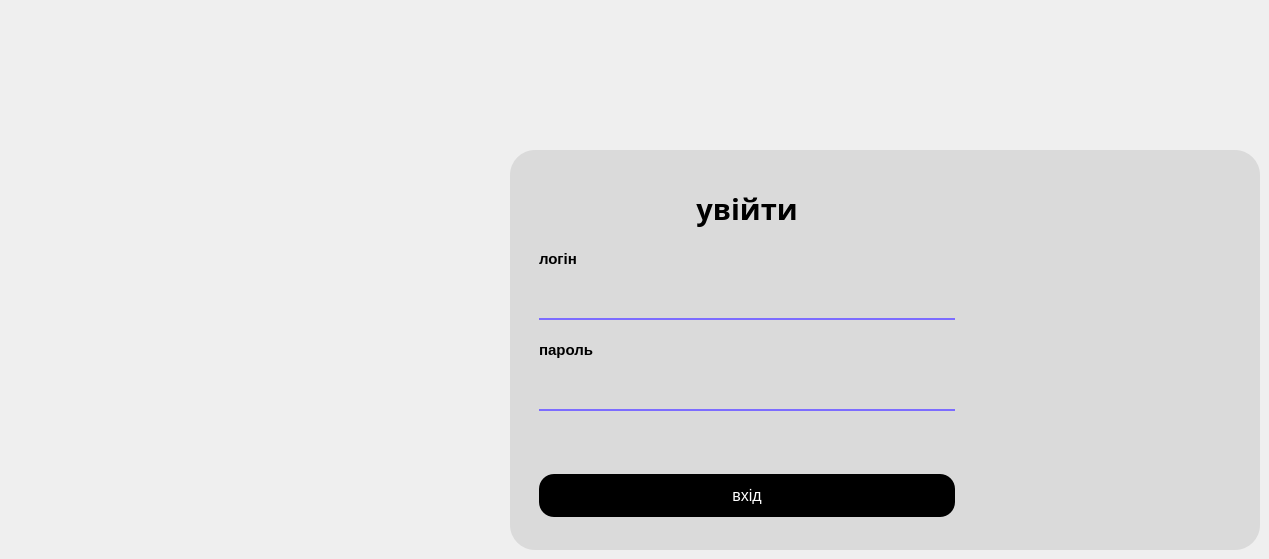
    <widget class="QWidget" name="loginPage">
     <property name="styleSheet">
      <string notr="true"/>
     </property>
     <widget class="QFrame" name="meinFrame">
      <property name="geometry">
       <rect>
        <x>510</x>
        <y>150</y>
        <width>750</width>
        <height>400</height>
       </rect>
      </property>
      <property name="sizePolicy">
       <sizepolicy hsizetype="Fixed" vsizetype="Fixed">
        <horstretch>0</horstretch>
        <verstretch>0</verstretch>
       </sizepolicy>
      </property>
      <property name="styleSheet">
       <string notr="true">QFrame{
    background-color:rgb(218, 218, 218);

    border-radius:25px;
}</string>
      </property>
      <property name="frameShape">
       <enum>QFrame::Shape::StyledPanel</enum>
      </property>
      <property name="frameShadow">
       <enum>QFrame::Shadow::Raised</enum>
      </property>
      <layout class="QHBoxLayout" name="horizontalLayout">
       <item>
        <widget class="QWidget" name="leftWidget" native="true">
         <property name="sizePolicy">
          <sizepolicy hsizetype="Preferred" vsizetype="Preferred">
           <horstretch>1</horstretch>
           <verstretch>0</verstretch>
          </sizepolicy>
         </property>
         <layout class="QHBoxLayout" name="horizontalLayout_2">
          <property name="spacing">
           <number>15</number>
          </property>
          <property name="leftMargin">
           <number>10</number>
          </property>
          <property name="topMargin">
           <number>30</number>
          </property>
          <property name="rightMargin">
           <number>10</number>
          </property>
          <property name="bottomMargin">
           <number>10</number>
          </property>
          <item>
           <layout class="QGridLayout" name="gridLayout_2">
            <property name="leftMargin">
             <number>10</number>
            </property>
            <property name="topMargin">
             <number>0</number>
            </property>
            <property name="rightMargin">
             <number>10</number>
            </property>
            <property name="bottomMargin">
             <number>0</number>
            </property>
            <item row="1" column="0">
             <widget class="QLabel" name="label_3">
              <property name="maximumSize">
               <size>
                <width>16777215</width>
                <height>30</height>
               </size>
              </property>
              <property name="font">
               <font>
                <pointsize>11</pointsize>
                <fontweight>DemiBold</fontweight>
               </font>
              </property>
              <property name="styleSheet">
               <string notr="true">QLabel{
background-color: none;
font-weight: 600;
pading:0px;
margin: 0px 0px;

}</string>
              </property>
              <property name="text">
               <string>логін</string>
              </property>
             </widget>
            </item>
            <item row="0" column="0">
             <widget class="QLabel" name="label">
              <property name="minimumSize">
               <size>
                <width>0</width>
                <height>40</height>
               </size>
              </property>
              <property name="font">
               <font>
                <family>Microsoft YaHei</family>
                <pointsize>22</pointsize>
                <bold>true</bold>
               </font>
              </property>
              <property name="styleSheet">
               <string notr="true">color:rgb(0, 0, 0);
background: transparent;
font-weight: bold;</string>
              </property>
              <property name="text">
               <string>увійти</string>
              </property>
              <property name="alignment">
               <set>Qt::AlignmentFlag::AlignCenter</set>
              </property>
              <property name="wordWrap">
               <bool>false</bool>
              </property>
             </widget>
            </item>
            <item row="3" column="0">
             <widget class="QLabel" name="label_4">
              <property name="minimumSize">
               <size>
                <width>0</width>
                <height>0</height>
               </size>
              </property>
              <property name="maximumSize">
               <size>
                <width>16777215</width>
                <height>30</height>
               </size>
              </property>
              <property name="font">
               <font>
                <pointsize>11</pointsize>
                <fontweight>DemiBold</fontweight>
               </font>
              </property>
              <property name="styleSheet">
               <string notr="true">QLabel{
background-color: none;
font-weight: 600;

}</string>
              </property>
              <property name="text">
               <string>пароль</string>
              </property>
             </widget>
            </item>
            <item row="5" column="0">
             <widget class="QLabel" name="errorLabel">
              <property name="minimumSize">
               <size>
                <width>0</width>
                <height>20</height>
               </size>
              </property>
              <property name="maximumSize">
               <size>
                <width>16777215</width>
                <height>15</height>
               </size>
              </property>
              <property name="styleSheet">
               <string notr="true">
QLabel{
background-color: none;
color: red;
font-size: 14px;

}</string>
              </property>
              <property name="text">
               <string/>
              </property>
             </widget>
            </item>
            <item row="2" column="0">
             <widget class="QLineEdit" name="loginEdit">
              <property name="sizePolicy">
               <sizepolicy hsizetype="Expanding" vsizetype="Fixed">
                <horstretch>0</horstretch>
                <verstretch>0</verstretch>
               </sizepolicy>
              </property>
              <property name="styleSheet">
               <string notr="true">QLineEdit{
    border: none;
    border-bottom:2px solid #7c6cff;
    background:transparent;
    padding: 4px;
    font-size: 16px;
}</string>
              </property>
              <property name="text">
               <string/>
              </property>
             </widget>
            </item>
            <item row="4" column="0">
             <widget class="QLineEdit" name="passwordEdit">
              <property name="sizePolicy">
               <sizepolicy hsizetype="Expanding" vsizetype="Fixed">
                <horstretch>0</horstretch>
                <verstretch>16</verstretch>
               </sizepolicy>
              </property>
              <property name="styleSheet">
               <string notr="true">QLineEdit{
    border: none;
    border-bottom:2px solid #7c6cff;
    background:transparent;
    padding: 4px;
    font-size: 16px;
}</string>
              </property>
              <property name="echoMode">
               <enum>QLineEdit::EchoMode::Password</enum>
              </property>
             </widget>
            </item>
            <item row="6" column="0" rowspan="2">
             <widget class="QPushButton" name="loginButton">
              <property name="cursor">
               <cursorShape>PointingHandCursor</cursorShape>
              </property>
              <property name="styleSheet">
               <string notr="true">QPushButton{
    background-color: rgb(0, 0, 0);
    color: white;
    border: none;
    border-radius: 15px;
    padding: 12px;
    font-size: 16px;
}

QPushButton:hover{
    background-color: #7367ff;
}</string>
              </property>
              <property name="text">
               <string>вхід</string>
              </property>
             </widget>
            </item>
           </layout>
          </item>
         </layout>
        </widget>
       </item>
       <item>
        <widget class="QWidget" name="rightWidget" native="true">
         <property name="sizePolicy">
          <sizepolicy hsizetype="Preferred" vsizetype="Preferred">
           <horstretch>1</horstretch>
           <verstretch>0</verstretch>
          </sizepolicy>
         </property>
         <property name="minimumSize">
          <size>
           <width>250</width>
           <height>0</height>
          </size>
         </property>
         <property name="maximumSize">
          <size>
           <width>270</width>
           <height>16777215</height>
          </size>
         </property>
         <layout class="QVBoxLayout" name="verticalLayout_2">
          <item>
           <widget class="QLabel" name="images">
            <property name="enabled">
             <bool>true</bool>
            </property>
            <property name="sizePolicy">
             <sizepolicy hsizetype="Fixed" vsizetype="Fixed">
              <horstretch>0</horstretch>
              <verstretch>0</verstretch>
             </sizepolicy>
            </property>
            <property name="minimumSize">
             <size>
              <width>250</width>
              <height>350</height>
             </size>
            </property>
            <property name="maximumSize">
             <size>
              <width>250</width>
              <height>450</height>
             </size>
            </property>
            <property name="styleSheet">
             <string notr="true">QLabel{
border-image: url(:/new/prefix1/6aa65ace-14c9-420d-b56f-dbfbe28158b0.png);
border-radius:20px;
}</string>
            </property>
            <property name="text">
             <string/>
            </property>
            <property name="scaledContents">
             <bool>true</bool>
            </property>
           </widget>
          </item>
         </layout>
        </widget>
       </item>
      </layout>
     </widget>
    </widget>
